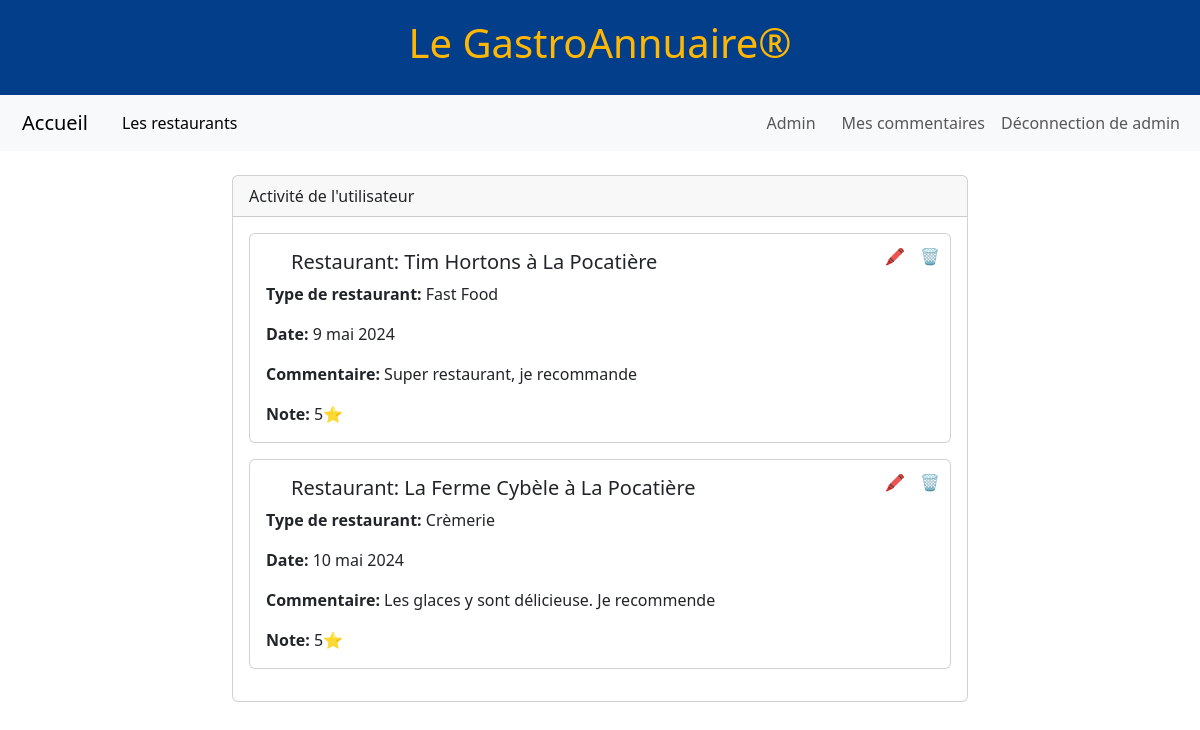
The app's page /commentaire/consulterCommentaires/2/ (signed in) with its own data.
### restaurant/models.py (models this page shows, shortened)
class Commentaire(models.Model):
    noCommentaire       = models.AutoField(primary_key=True)
    noRestaurant        = models.ForeignKey(Restaurant,on_delete=models.DO_NOTHING)
    userName            = models.ForeignKey(User,on_delete=models.DO_NOTHING)
    commentaire         = models.TextField()
    note                = models.IntegerField(default=0)
    dateCommentaire     = models.DateField(auto_now_add=True)

class Restaurant(models.Model):
    noRestaurant        = models.AutoField(primary_key=True)
    nomRestaurant       = models.CharField(max_length=25)
    villeRestaurant     = models.CharField(max_length=25)
    typeRestaurant      = models.ForeignKey(TypeResto,on_delete=models.DO_NOTHING)

class TypeResto(models.Model):
    noType              = models.AutoField(primary_key=True)
    nomType             = models.CharField(max_length=20)
    def __str__(self):
        return self.nomType

### commentaire/views.py (the view)
# urls.py: path('consulterCommentaires/<int:pk>/', include('commentaire.urls')),
class consulterCommentaires(ListView):
    model = Commentaire
    template_name = 'consulterCommentaires.html'
    context_object_name = 'lesCommentaires'
    def get_queryset(self):
        id = self.kwargs.get('pk')
        user = User.objects.get(id=id)
        return Commentaire.objects.filter(userName=user)

### commentaire/templates/consulterCommentaires.html (shortened to what this page needs)
{% extends 'maitreCommentaire.html' %}
{% load crispy_forms_tags %}
{% block contenu %}
<div class="container">
    <div class="row justify-content-center">
        <div class="col-md-8">
            <div class="card">
                <div class="card-header">Activité de l'utilisateur</div>
                <div class="card-body">
                    {% for commentaire in lesCommentaires %}
                        <div class="card mb-3">
                            <div class="card-body">
                                <a href="{% url 'modifierCommentaire' commentaire.noCommentaire %}" class="btn-no-underline delete-link">🖍️</a>
                                <a href="{% url 'supprimerCommentaire' commentaire.noCommentaire %}" class="btn-no-underline edit-link">🗑️</a>
                                <h5 class="card-title">Restaurant: {{ commentaire.noRestaurant.nomRestaurant }} à {{ commentaire.noRestaurant.villeRestaurant }}</h5>
                                <p class="card-text"><strong>Type de restaurant:</strong> {{ commentaire.noRestaurant.typeRestaurant }}</p>
                                <p class="card-text"><strong>Date:</strong> {{ commentaire.dateCommentaire }}</p>
                                <p class="card-text"><strong>Commentaire:</strong> {{ commentaire.commentaire }}</p>
                                <p class="card-text"><strong>Note:</strong> {{ commentaire.note }}⭐</p>
                            </div>
                        </div>
                    {% empty %}
                        <div class="card">
                            <div class="card-body">
                                <p class="card-text">Aucun commentaire trouvé.</p>
                            </div>
                        </div>
                    {% endfor %}
                </div>
            </div>
        </div>
    </div>
</div>
{% endblock %}

### TPFinal/templates/menu.html (shortened to what this page needs)
<!DOCTYPE html>
<html lang="en">
<head>
    <link rel="stylesheet" href="../static/css/menu.css">
</head>
<body>
    <nav class="navbar navbar-expand-lg bg-body-tertiary">
        <div class="container-fluid">
            <a class="navbar-brand" href="/">Accueil</a>
            <div class="collapse navbar-collapse" id="navbarNavAltMarkup">
                <div class="navbar-nav">
                    <a class="nav-link active" aria-current="page" href="/restaurant/listeRestaurant">Les restaurants</a>
                </div>
            </div>
            <div class="navbar-nav ml-auto">
                {% if user.is_authenticated %}
                {% if user.is_staff %}
                <a class="nav-link" href="/administrateur/administrateur">Admin</a>
            {% endif %}
                    <a class="nav-link" href="/commentaire/ListeCommentaires">Mes commentaires</a>
                    <form method="post" action="{% url 'logout' %}">
                        <button type="submit" class="btn btn-link nav-link">Déconnection de {{ user.username }}</button>
                    </form>
                {% else %}
                    <a class="nav-link" href="/login">Login</a>
                {% endif %}
            </div>
        </div>
    </nav>
</body>
</html>

### TPFinal/static/css/style.css (style rules this page uses)
h5 { margin-left: 25px; }

### TPFinal/static/css/menu.css (style rules this page uses)
body { margin: 0; padding: 0; display: flex; flex-direction: column; min-height: 100vh; overflow-x: hidden; }
a { margin-left: 10px; }

### commentaire/templates/consulterCommentaires.html (style rules this page uses)
.btn-no-underline { text-decoration: none; }
.edit-link { position: absolute; top: 0; right: 0; margin: 10px; }
.delete-link { position: absolute; top: 0; right: 35px; margin: 10px; }
.card { margin-bottom: 20px; }

### records on screen
Commentaire: noRestaurant.nomRestaurant "Tim Hortons", noRestaurant.villeRestaurant "La Pocatière", noRestaurant.typeRestaurant "Fast Food", dateCommentaire "9 mai 2024", commentaire "Super restaurant, je recommande", note "5"
Commentaire: noRestaurant.nomRestaurant "La Ferme Cybèle", noRestaurant.villeRestaurant "La Pocatière", noRestaurant.typeRestaurant "Crèmerie", dateCommentaire "10 mai 2024", commentaire "Les glaces y sont délicieuse. Je recommende", note "5"

### other values on screen
{{ user.username }} "admin"
